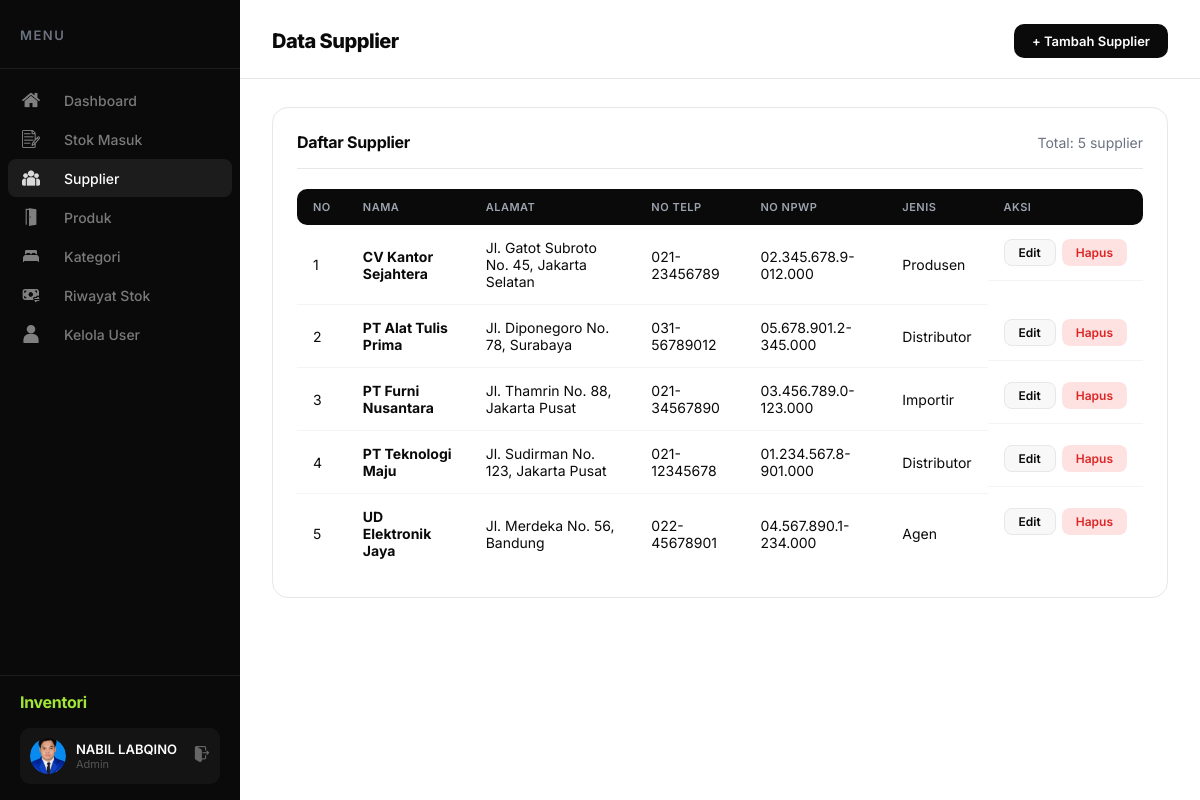
Page /supplier/TampilSupplier.php (signed in) on the committed database.
### tables this page shows
CREATE TABLE `supplier` (
  `id_supplier` int(11) NOT NULL,
  `nama` varchar(100) NOT NULL,
  `alamat` text DEFAULT NULL,
  `no_telp` varchar(20) DEFAULT NULL,
  `no_npwp` varchar(20) DEFAULT NULL,
  `jenis_supplier` varchar(20) NOT NULL
);

### supplier/TampilSupplier.php (the view, shortened to what this page needs)
<?php
include "../koneksi.php";
$result = $koneksi->query("SELECT * FROM supplier ORDER BY nama")->fetchAll();
?>
<!DOCTYPE html>
<html lang="id">
<head>
    <link rel="stylesheet" href="../css/dashboard.css">
</head>
<body>
    <div class="dashboard">
        <?php include '../includes/sidebar.php'; ?>
        <main class="main">
            <header class="header">
                <h1 class="page-title">Data Supplier</h1>
                <div class="header-right">
                    <a href="TambahSupplier.php" class="btn btn-primary">+ Tambah Supplier</a>
                </div>
            </header>
            <div class="content">
                <div class="card">
                    <div class="card-header">
                        <h3 class="card-title">Daftar Supplier</h3>
                        <span style="color: var(--text-gray); font-size: 14px;">Total: <?= count($result) ?>
                            supplier</span>
                    </div>
                    <div class="table-responsive">
                        <table class="table">
                            <thead>
                                <tr>
                                    <th>No</th>
                                    <th>Nama</th>
                                    <th>Alamat</th>
                                    <th>No Telp</th>
                                    <th>No NPWP</th>
                                    <th>Jenis</th>
                                    <th>Aksi</th>
                                </tr>
                            </thead>
                            <tbody>
                                <?php $no = 1;
                                foreach ($result as $row): ?>
                                    <tr>
                                        <td><?= $no++ ?></td>
                                        <td><strong><?= htmlspecialchars($row['nama']) ?></strong></td>
                                        <td><?= htmlspecialchars($row['alamat']) ?></td>
                                        <td><?= htmlspecialchars($row['no_telp']) ?></td>
                                        <td><?= htmlspecialchars($row['no_npwp']) ?></td>
                                        <td><?= htmlspecialchars($row['jenis_supplier']) ?></td>
                                        <td class="actions">
                                            <a href="KoreksiSupplier.php?id=<?= $row['id_supplier'] ?>"
                                                class="btn btn-sm btn-secondary">Edit</a>
                                            <a href="HapusSupplier.php?id=<?= $row['id_supplier'] ?>"
                                                class="btn btn-sm btn-danger"
                                                onclick="return confirm('Hapus supplier ini?')">Hapus</a>
                                        </td>
                                    </tr>
                                <?php endforeach; ?>
                            </tbody>
                        </table>
                    </div>
                </div>
            </div>
        </main>
    </div>
</body>
</html>

### css/dashboard.css (style rules this page uses)
:root { --accent: #a3e635; --accent-dark: #84cc16; --dark: #0a0a0a; --dark-2: #141414; --dark-3: #1c1c1c; --bg-main: #ffffff; --bg-section: #f8f8f8; --bg-card: #ffffff; --text-dark: #0a0a0a; --text-gray: #6b7280; --text-light: #9ca3af; --border: #e5e7eb; --success: #22c55e; --danger: #ef4444; --warning: #f59e0b; --sidebar-width: 240px; }
* { margin: 0; padding: 0; box-sizing: border-box; }
body { font-family: 'Inter', -apple-system, sans-serif; background: var(--bg-main); color: var(--text-dark); position: relative; overflow-x: hidden; }
.dashboard { display: flex; min-height: 100vh; position: relative; }
.main { flex: 1; margin-left: var(--sidebar-width); padding-right: 0; }
.header { background: var(--bg-main); padding: 24px 32px 20px; display: flex; justify-content: space-between; align-items: center; border-bottom: 1px solid var(--border); position: sticky; top: 0; z-index: 100; }
.page-title { font-size: 20px; font-weight: 800; color: var(--text-dark); letter-spacing: -0.5px; }
.header-right { display: flex; align-items: center; gap: 12px; }
.content { padding: 28px 32px; }
.card { background: var(--bg-card); border-radius: 16px; border: 1px solid var(--border); padding: 24px; margin-bottom: 24px; }
.card-header { display: flex; justify-content: space-between; align-items: center; margin-bottom: 20px; padding-bottom: 16px; border-bottom: 1px solid var(--border); }
.card-title { font-size: 16px; font-weight: 700; color: var(--text-dark); letter-spacing: -0.3px; }
.btn { display: inline-flex; align-items: center; gap: 8px; padding: 9px 18px; border-radius: 10px; font-size: 13px; font-weight: 600; text-decoration: none; border: none; cursor: pointer; transition: all 0.15s; font-family: inherit; }
.btn-primary { background: var(--dark); color: #fff; }
.btn-danger { background: #fee2e2; color: #dc2626; }
.btn-secondary { background: var(--bg-section); color: var(--text-dark); border: 1px solid var(--border); }
.btn-sm { padding: 5px 14px; font-size: 12px; border-radius: 8px; }
.table-responsive { overflow-x: auto; }
.table { width: 100%; border-collapse: separate; border-spacing: 0; }
.table th { text-align: left; padding: 11px 16px; background: var(--dark); font-size: 11px; font-weight: 600; color: #9ca3af; text-transform: uppercase; letter-spacing: 0.5px; }
.table th:first-child { border-radius: 10px 0 0 10px; }
.table th:last-child { border-radius: 0 10px 10px 0; }
.table td { padding: 14px 16px; border-bottom: 1px solid #f3f4f6; font-size: 14px; color: var(--text-dark); }
.table tr:last-child td { border-bottom: none; }
.table .actions { display: flex; gap: 6px; }

### rows in the picture
supplier: nama "CV Kantor Sejahtera", alamat "Jl. Gatot Subroto No. 45, Jakarta Selatan", no_telp "021-23456789", no_npwp "02.345.678.9-012.000", jenis_supplier "Produsen"
supplier: nama "PT Alat Tulis Prima", alamat "Jl. Diponegoro No. 78, Surabaya", no_telp "031-56789012", no_npwp "05.678.901.2-345.000", jenis_supplier "Distributor"
supplier: nama "PT Furni Nusantara", alamat "Jl. Thamrin No. 88, Jakarta Pusat", no_telp "021-34567890", no_npwp "03.456.789.0-123.000", jenis_supplier "Importir"
supplier: nama "PT Teknologi Maju", alamat "Jl. Sudirman No. 123, Jakarta Pusat", no_telp "021-12345678", no_npwp "01.234.567.8-901.000", jenis_supplier "Distributor"
supplier: nama "UD Elektronik Jaya", alamat "Jl. Merdeka No. 56, Bandung", no_telp "022-45678901", no_npwp "04.567.890.1-234.000", jenis_supplier "Agen"

### other values in the picture
$_SESSION['nama'] "NABIL LABQINO"
count($result) "5"
